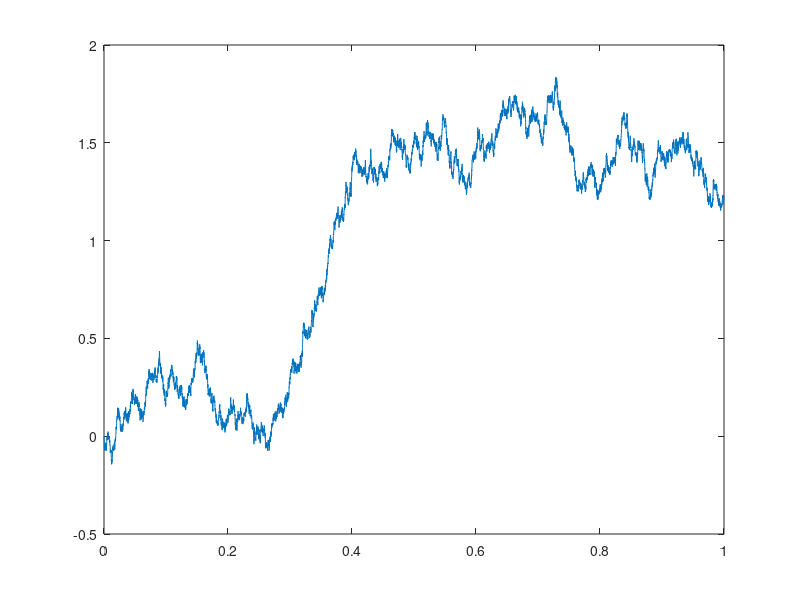

Recreate this plot in MATLAB.
% simulate Brownian Motion

%% part I: continuous 
%% B(n+1) = B(n) + X_i

t = 1;
n = 10000;
B = zeros(n,1);     % B(0) = 0
for i=2:1:n
    % generate normal variable N(0, t/n)
    x = normrnd(0, sqrt(t/n));
    B(i) = B(i-1) + x;
end
x_axis = linspace(0,t,n*t);
plot(x_axis, B)


%% part II: from random walk
%% S_t^n = S_nt/sqrt(n)

n = 100;
t = 100;
randWalk = zeros(n*t,1);
for i=2:1:n*t
    % generate Bernoulli variable (p=0.5)
    x = binornd(1,0.5);
    res = 2*x - 1;      % map of (0 -> -1, 1 -> 1) 
    randWalk(i) = randWalk(i-1) + res;
end
% scaled the random walk to Brownian motion
B_rand = randWalk/sqrt(n);

% plotting 
x_axis = linspace(0,t,n*t);
%plot(x_axis, B_rand)
